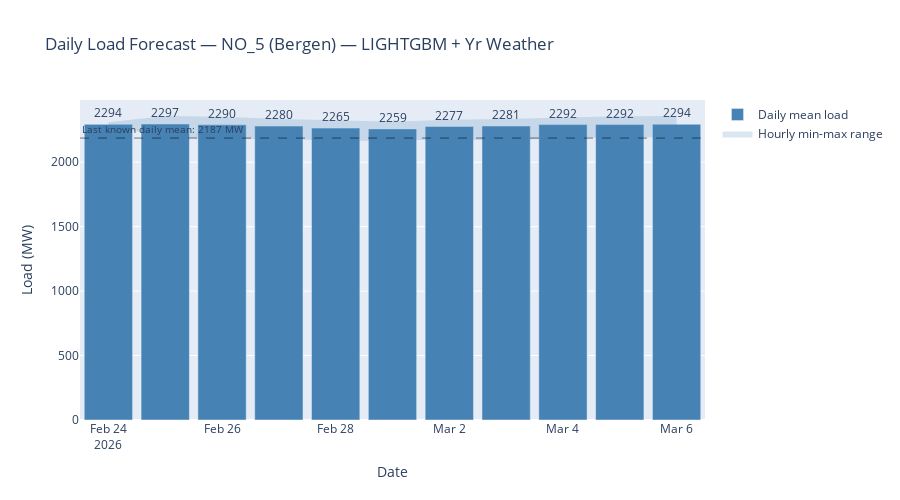

Here is the notebook cell this chart was saved with:
### Markdown cell above
## 7. Forward Forecast

Generate a **forward-looking load forecast** using Yr weather forecasts (~9 days ahead).

The approach:
1. Fetch Yr Locationforecast for Bergen (temperature, wind, precipitation)
2. Build a feature matrix for the forecast horizon (calendar features computed, weather from Yr, other features forward-filled from last known values)
3. Predict with the best model
4. Aggregate to daily (mean / min / max) for a clear summary

Load forecasts are operationally valuable for grid operators and energy trading.

### Code cell
from src.data.fetch_yr_forecast import fetch_yr_forecast
import holidays as holidays_lib

# Fetch Yr weather forecast for Bergen (NO_5)
yr_df = fetch_yr_forecast(ZONE, cache=True)

if not yr_df.empty:
    print(f"Yr forecast for {ZONE}: {len(yr_df)} hours")
    print(f"  Range: {yr_df.index.min()} to {yr_df.index.max()}")

    # --- Build feature matrix inline for load prediction ---
    # Use the best individual model
    best_ml_model = {"xgboost": xgb_model, "lightgbm": lgbm_model, "catboost": cat_model}[best_model_type]
    feature_cols = best_ml_model.feature_names_

    forecast_index = yr_df.index
    n_steps = len(forecast_index)

    # Start from last known feature values as a template
    last_features = df.iloc[-336:]  # 2 weeks of history for context
    template = last_features[feature_cols].iloc[-1:].copy()
    X_future = pd.DataFrame(
        np.tile(template.values, (n_steps, 1)),
        columns=feature_cols,
        index=forecast_index,
    )

    # Override calendar features
    no_hol = holidays_lib.Norway()
    cal_map = {
        "hour_of_day": forecast_index.hour,
        "day_of_week": forecast_index.dayofweek,
        "month": forecast_index.month,
        "week_of_year": forecast_index.isocalendar().week.values,
        "is_weekend": (forecast_index.dayofweek >= 5).astype(int),
        "is_holiday": pd.Series(
            [int(d in no_hol) for d in forecast_index.date],
            index=forecast_index,
        ),
        "is_business_hour": (
            (forecast_index.hour >= 8)
            & (forecast_index.hour <= 17)
            & (forecast_index.dayofweek < 5)
        ).astype(int),
    }
    for col, values in cal_map.items():
        if col in X_future.columns:
            X_future[col] = values

    # Override weather with Yr forecast
    yr_to_hist = {
        "yr_temperature": "temperature",
        "yr_wind_speed": "wind_speed",
        "yr_precipitation_1h": "precipitation",
        "yr_cloud_cover": "cloud_cover",
        "yr_humidity": "humidity",
        "yr_pressure": "pressure",
    }
    for yr_col, hist_col in yr_to_hist.items():
        if hist_col in X_future.columns and yr_col in yr_df.columns:
            X_future[hist_col] = yr_df[yr_col].reindex(forecast_index)

    # Predict load
    load_forecast = best_ml_model.predict(X_future)
    load_forecast_df = pd.DataFrame({
        "load_mw": load_forecast.values,
    }, index=forecast_index)

    # Aggregate to daily
    daily_load = load_forecast_df.resample("D").agg(
        load_mean=("load_mw", "mean"),
        load_min=("load_mw", "min"),
        load_max=("load_mw", "max"),
    )
    daily_load = daily_load[daily_load["load_mean"].notna()]

    print(f"\nForward load forecast: {n_steps} hours")
    print(f"  Mean: {load_forecast.mean():.0f} MW")
    print(f"  Min:  {load_forecast.min():.0f} MW")
    print(f"  Max:  {load_forecast.max():.0f} MW")

    # Daily bar chart
    fig = go.Figure()

    # Min-max range
    fig.add_trace(go.Scatter(
        x=daily_load.index, y=daily_load["load_max"],
        mode="lines", line=dict(width=0), showlegend=False, hoverinfo="skip",
    ))
    fig.add_trace(go.Scatter(
        x=daily_load.index, y=daily_load["load_min"],
        mode="lines", line=dict(width=0),
        fill="tonexty", fillcolor="rgba(70, 130, 180, 0.2)",
        name="Hourly min-max range", hoverinfo="skip",
    ))

    # Daily mean bars
    fig.add_trace(go.Bar(
        x=daily_load.index, y=daily_load["load_mean"],
        marker_color="steelblue",
        name="Daily mean load",
        text=[f"{v:.0f}" for v in daily_load["load_mean"]],
        textposition="outside",
        hovertemplate=(
            "%{x|%a %d %b}<br>"
            "Mean: %{y:.0f} MW<br>"
            "Min: %{customdata[0]:.0f} MW<br>"
            "Max: %{customdata[1]:.0f} MW<extra></extra>"
        ),
        customdata=daily_load[["load_min", "load_max"]].values,
    ))

    # Reference line: last known daily mean load
    # Use add_shape + add_annotation instead of add_hline with annotation_text
    # to avoid Plotly bug with timezone-aware Timestamps
    last_day_load = target.iloc[-24:].mean()
    fig.add_shape(
        type="line",
        x0=0, x1=1, xref="paper",
        y0=last_day_load, y1=last_day_load,
        line=dict(color="black", width=1, dash="dash"),
        opacity=0.5,
    )
    fig.add_annotation(
        x=0.0, xref="paper",
        y=last_day_load,
        text=f"Last known daily mean: {last_day_load:.0f} MW",
        showarrow=False,
        font=dict(size=10),
        xanchor="left",
        yanchor="bottom",
    )

    fig.update_layout(
        title=f"Daily Load Forecast — {ZONE} (Bergen) — {best_model_type.upper()} + Yr Weather",
        xaxis_title="Date",
        yaxis_title="Load (MW)",
        hovermode="x unified",
        height=500,
        showlegend=True,
        bargap=0.15,
    )
    fig.show()

    # Summary table
    print(f"\nDaily load forecast summary:")
    display(daily_load.round(0))

else:
    load_forecast_df = pd.DataFrame()
    daily_load = pd.DataFrame()
    print("Yr forecast fetch failed — forward forecast skipped.")

### Figure 1 — Plotly figure (JSON) as saved in the notebook; plotly's stock layout.template omitted (floating-point values rounded to 4 significant figures)
{"data": [{"hoverinfo": "skip", "line": {"width": 0}, "mode": "lines", "showlegend": false, "type": "scatter", "x": ["2026-02-24T00:00:00+01:00", "2026-02-25T00:00:00+01:00", "2026-02-26T00:00:00+01:00", "2026-02-27T00:00:00+01:00", "2026-02-28T00:00:00+01:00", "2026-03-01T00:00:00+01:00", "2026-03-02T00:00:00+01:00", "2026-03-03T00:00:00+01:00", "2026-03-04T00:00:00+01:00", "2026-03-05T00:00:00+01:00", "2026-03-06T00:00:00+01:00"], "y": [2310.0, 2359.0, 2353.0, 2334.0, 2326.0, 2315.0, 2330.0, 2336.0, 2348.0, 2357.0, 2358.0]}, {"fill": "tonexty", "fillcolor": "rgba(70, 130, 180, 0.2)", "hoverinfo": "skip", "line": {"width": 0}, "mode": "lines", "name": "Hourly min-max range", "type": "scatter", "x": ["2026-02-24T00:00:00+01:00", "2026-02-25T00:00:00+01:00", "2026-02-26T00:00:00+01:00", "2026-02-27T00:00:00+01:00", "2026-02-28T00:00:00+01:00", "2026-03-01T00:00:00+01:00", "2026-03-02T00:00:00+01:00", "2026-03-03T00:00:00+01:00", "2026-03-04T00:00:00+01:00", "2026-03-05T00:00:00+01:00", "2026-03-06T00:00:00+01:00"], "y": [2281.0, 2199.0, 2175.0, 2185.0, 2162.0, 2170.0, 2176.0, 2168.0, 2189.0, 2193.0, 2193.0]}, {"customdata": [[2281.0, 2310.0], [2199.0, 2359.0], [2175.0, 2353.0], [2185.0, 2334.0], [2162.0, 2326.0], [2170.0, 2315.0], [2176.0, 2330.0], [2168.0, 2336.0], [2189.0, 2348.0], [2193.0, 2357.0], [2193.0, 2358.0]], "hovertemplate": "%{x|%a %d %b}<br>Mean: %{y:.0f} MW<br>Min: %{customdata[0]:.0f} MW<br>Max: %{customdata[1]:.0f} MW<extra></extra>", "marker": {"color": "steelblue"}, "name": "Daily mean load", "text": ["2294", "2297", "2290", "2280", "2265", "2259", "2277", "2281", "2292", "2292", "2294"], "textposition": "outside", "type": "bar", "x": ["2026-02-24T00:00:00+01:00", "2026-02-25T00:00:00+01:00", "2026-02-26T00:00:00+01:00", "2026-02-27T00:00:00+01:00", "2026-02-28T00:00:00+01:00", "2026-03-01T00:00:00+01:00", "2026-03-02T00:00:00+01:00", "2026-03-03T00:00:00+01:00", "2026-03-04T00:00:00+01:00", "2026-03-05T00:00:00+01:00", "2026-03-06T00:00:00+01:00"], "y": [2294.0, 2297.0, 2290.0, 2280.0, 2265.0, 2259.0, 2277.0, 2281.0, 2292.0, 2292.0, 2294.0]}], "layout": {"annotations": [{"font": {"size": 10}, "showarrow": false, "text": "Last known daily mean: 2187 MW", "x": 0, "xanchor": "left", "xref": "paper", "y": 2187.0, "yanchor": "bottom"}], "bargap": 0.15, "height": 500, "hovermode": "x unified", "shapes": [{"line": {"color": "black", "dash": "dash", "width": 1}, "opacity": 0.5, "type": "line", "x0": 0, "x1": 1, "xref": "paper", "y0": 2187.0, "y1": 2187.0}], "showlegend": true, "title": {"text": "Daily Load Forecast — NO_5 (Bergen) — LIGHTGBM + Yr Weather"}, "xaxis": {"title": {"text": "Date"}}, "yaxis": {"title": {"text": "Load (MW)"}}}}
